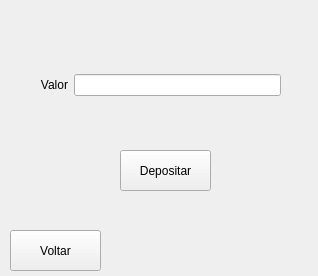
<?xml version="1.0" encoding="UTF-8"?>
<ui version="4.0">
 <class>Form</class>
 <widget class="QWidget" name="Form">
  <property name="geometry">
   <rect>
    <x>0</x>
    <y>0</y>
    <width>318</width>
    <height>276</height>
   </rect>
  </property>
  <property name="windowTitle">
   <string>Depósito</string>
  </property>
  <widget class="QPushButton" name="pushButton">
   <property name="geometry">
    <rect>
     <x>120</x>
     <y>150</y>
     <width>91</width>
     <height>41</height>
    </rect>
   </property>
   <property name="text">
    <string>Depositar</string>
   </property>
  </widget>
  <widget class="QWidget" name="layoutWidget">
   <property name="geometry">
    <rect>
     <x>40</x>
     <y>50</y>
     <width>241</width>
     <height>71</height>
    </rect>
   </property>
   <layout class="QGridLayout" name="gridLayout">
    <item row="0" column="1">
     <widget class="QLineEdit" name="lineEdit_2"/>
    </item>
    <item row="0" column="0">
     <widget class="QLabel" name="label_2">
      <property name="text">
       <string>Valor</string>
      </property>
      <property name="alignment">
       <set>Qt::AlignRight|Qt::AlignTrailing|Qt::AlignVCenter</set>
      </property>
     </widget>
    </item>
   </layout>
  </widget>
  <widget class="QPushButton" name="pushButton_2">
   <property name="geometry">
    <rect>
     <x>10</x>
     <y>230</y>
     <width>91</width>
     <height>41</height>
    </rect>
   </property>
   <property name="text">
    <string>Voltar</string>
   </property>
  </widget>
 </widget>
 <resources/>
 <connections/>
</ui>
